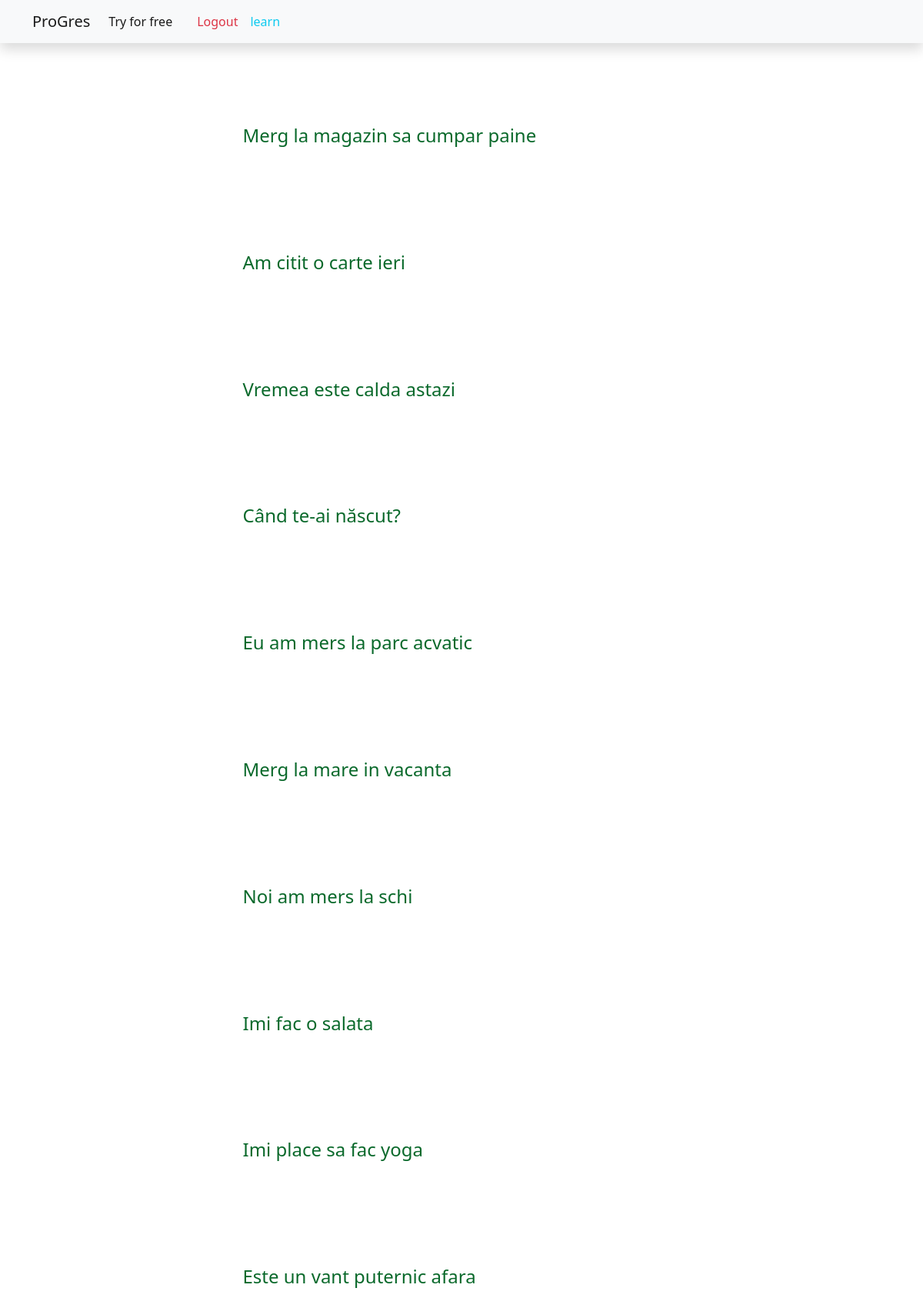
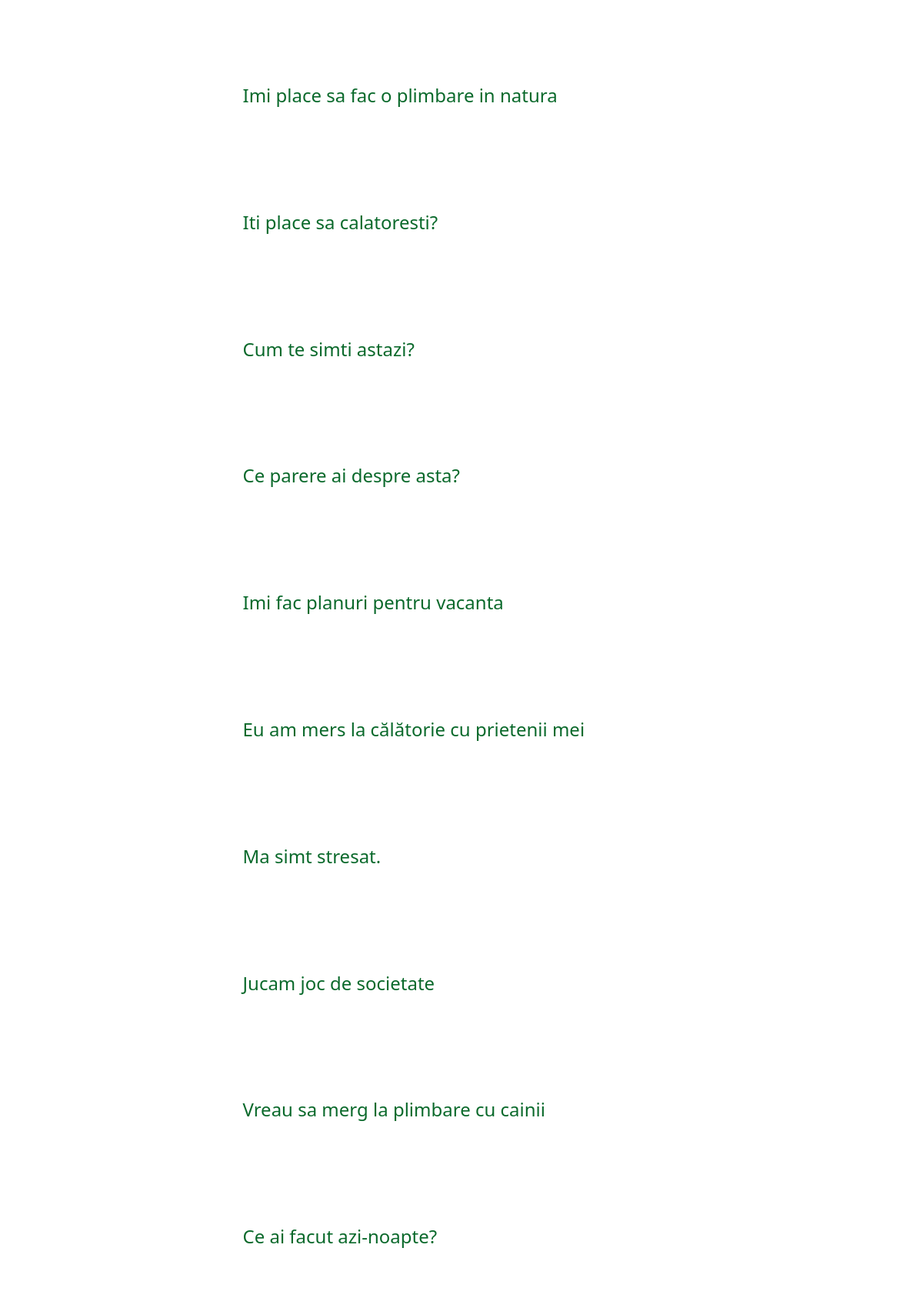
The page /try/ (signed in, upper part) on the database its author committed (2 pictures, top to bottom).
### learn/models.py (models this page shows)
class Expression(models.Model):
    rom = models.CharField(max_length=500)
    eng = models.CharField(max_length=500)
    def __str__(self):
        s = ''.join(char for char in self.rom if char.isalnum())
        return s

### learn/views.py (the view)
# urls.py: path('try/', views.ExpressionListView.as_view(), name='try'),
class ExpressionListView(ListView):
    model = Expression
    template_name = 'learn/try.html'
    def get_queryset(self, *args, **kwargs):
        qs = super(ExpressionListView, self).get_queryset()
        qs = qs.order_by("?")
        return qs

### learn/templates/learn/try.html (shortened to what this page needs)
{% extends 'base.html' %}
{% block content %}
    <div class="container mt-3">
          <div class="row sticky">
      </div>
      <div class="row justify-content-lg-center">
            {% for exp in object_list %}
            <div class="col-lg-7 my-3 p-5">
                <h4 id="{{ exp.pk }}" style="color: rgba(2,100,36,0.97)">{{ exp.rom|capfirst }}</h4>
            </div>
            {% endfor %}
      </div>
      </div>
{% endblock %}

### templates/base.html (shortened to what this page needs)
{% load static %}
<!DOCTYPE html>
<html lang="en">
<head>
    <link rel="stylesheet" href="https://cdn.jsdelivr.net/npm/bootstrap@5.2.3/dist/css/bootstrap.min.css">
    <link rel="stylesheet" href="{% static 'style.css' %}">
</head>
<body>
<div class="container pb-5 mb-5">
    <nav class="navbar navbar-expand-lg bg-light shadow fixed-top">
  <div class="container">
    <a class="navbar-brand" href="{% url 'index' %}">ProGres</a>
    <div class="collapse navbar-collapse" id="navbarNav">
      <ul class="navbar-nav">
        <li class="nav-item">
          <a class="nav-link active" aria-current="page" href="{% url 'try' %}">Try for free</a>
         </li>
        <li class="nav-item">
          <a class="nav-link active" aria-current="page" href=""></a>
        </li>
          {% if request.user.is_authenticated %}
              <li class="nav-item">
            <a class="nav-link text-danger" href="{% url 'account_logout' %}">Logout</a>
              </li>
              <li class="nav-item">
            <a class="nav-link text-info" href="#">{{ request.user }}</a>
              </li>
          {% endif %}
      </ul>
    </div>
  </div>
</nav>
</div>
        {% block content %}
        {% endblock content %}
</body>
</html>

### static/style.css (style rules this page uses)
div.sticky { position: -webkit-sticky; position: sticky; top: 0; padding: 1px; font-size: 20px; }
a { text-decoration-line: none; color: aliceblue; }

### rows shown on the page
Expression: rom "Merg la magazin sa cumpar paine"
Expression: rom "Am citit o carte ieri"
Expression: rom "Vremea este calda astazi"
Expression: rom "Când te-ai născut?"
Expression: rom "Eu am mers la parc acvatic"
Expression: rom "Merg la mare in vacanta"
Expression: rom "Noi am mers la schi"
Expression: rom "Imi fac o salata"
Expression: rom "Imi place sa fac yoga"
Expression: rom "Este un vant puternic afara"
Expression: rom "Imi place sa fac o plimbare in natura"
Expression: rom "Iti place sa calatoresti?"
Expression: rom "Cum te simti astazi?"
Expression: rom "Ce parere ai despre asta?"
Expression: rom "Imi fac planuri pentru vacanta"
Expression: rom "Eu am mers la călătorie cu prietenii mei"
Expression: rom "Ma simt stresat."
Expression: rom "Jucam joc de societate"
Expression: rom "Vreau sa merg la plimbare cu cainii"
Expression: rom "Ce ai facut azi-noapte?"

### other values the page prints
{{ request.user }} "learn"
